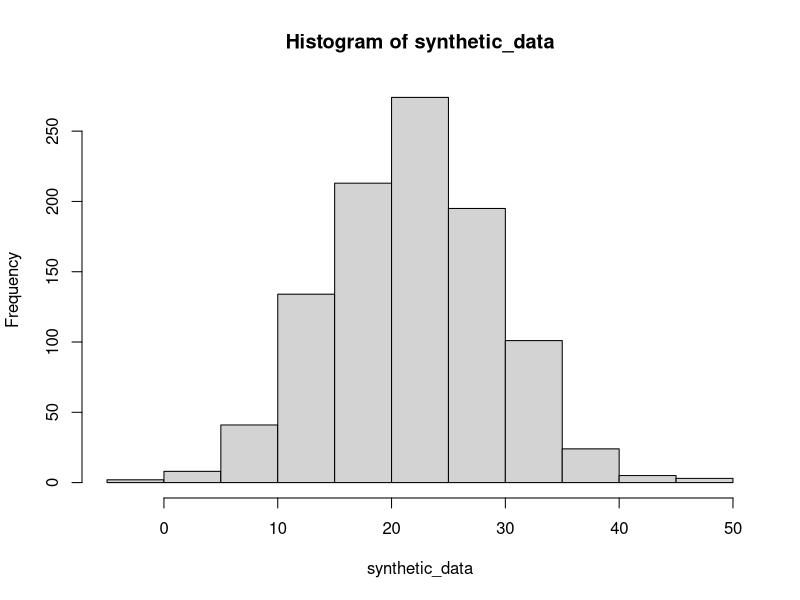

Source code (R):
# Shapiro-Wilk for practice question 6
#number of fish caught and measured
n <- 1000 

#measured in cm
mean_value <- 22

# standard deviation of sample
sd_value <- 7.333 

# Trying to use the Shapiro-Wilk test with synthetic data
# "Error: object 'synthetic_data' not found
set.seed(42)
synthetic_data <- rnorm(n, mean = mean_value, sd = sd_value)
shapiro.test(synthetic_data)
 
hist(synthetic_data)



